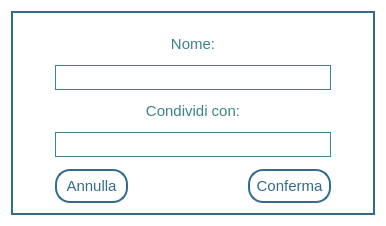
<?xml version="1.0" encoding="UTF-8"?>
<ui version="4.0">
 <class>Nuovo</class>
 <widget class="QDialog" name="Nuovo">
  <property name="geometry">
   <rect>
    <x>0</x>
    <y>0</y>
    <width>386</width>
    <height>226</height>
   </rect>
  </property>
  <property name="windowTitle">
   <string>Dialog</string>
  </property>
  <property name="styleSheet">
   <string notr="true">background-color:white;
</string>
  </property>
  <layout class="QVBoxLayout" name="verticalLayout_2">
   <item>
    <widget class="QGroupBox" name="groupBox">
     <property name="styleSheet">
      <string notr="true">border: 2px solid #336b8a;
background-color: white</string>
     </property>
     <property name="title">
      <string/>
     </property>
     <layout class="QVBoxLayout" name="verticalLayout_3">
      <property name="spacing">
       <number>6</number>
      </property>
      <property name="topMargin">
       <number>5</number>
      </property>
      <item>
       <layout class="QVBoxLayout" name="verticalLayout">
        <property name="spacing">
         <number>4</number>
        </property>
        <property name="leftMargin">
         <number>32</number>
        </property>
        <property name="topMargin">
         <number>4</number>
        </property>
        <property name="rightMargin">
         <number>32</number>
        </property>
        <property name="bottomMargin">
         <number>6</number>
        </property>
        <item>
         <widget class="QLabel" name="label_2">
          <property name="contextMenuPolicy">
           <enum>Qt::DefaultContextMenu</enum>
          </property>
          <property name="styleSheet">
           <string notr="true">color: #3a848a;
font-size: 15px;
border: none;
padding: 5px;
font-family: 'Calibri';
background-color:none</string>
          </property>
          <property name="text">
           <string>Nome:</string>
          </property>
          <property name="alignment">
           <set>Qt::AlignCenter</set>
          </property>
         </widget>
        </item>
        <item>
         <widget class="QLineEdit" name="nome">
          <property name="maximumSize">
           <size>
            <width>16777215</width>
            <height>25</height>
           </size>
          </property>
          <property name="font">
           <font>
            <family>Calibri</family>
            <pointsize>15</pointsize>
           </font>
          </property>
          <property name="styleSheet">
           <string notr="true">QLineEdit
{
	border:1px solid #3a848a;
	background-color:none;
}
QLineEdit:hover
{
	border:2px solid #3a848a;
}
QLineEdit:focus
{
	border:2px solid #3a848a;
}
</string>
          </property>
         </widget>
        </item>
        <item>
         <widget class="QLabel" name="label_3">
          <property name="styleSheet">
           <string notr="true">color: #3a848a;
font-size: 15px;
border: none;
padding: 5px;
font-family: 'Calibri';
background-color:none</string>
          </property>
          <property name="text">
           <string>Condividi con:</string>
          </property>
          <property name="alignment">
           <set>Qt::AlignCenter</set>
          </property>
         </widget>
        </item>
        <item>
         <widget class="QLineEdit" name="cond">
          <property name="maximumSize">
           <size>
            <width>16777215</width>
            <height>25</height>
           </size>
          </property>
          <property name="font">
           <font>
            <family>Calibri</family>
            <pointsize>15</pointsize>
           </font>
          </property>
          <property name="styleSheet">
           <string notr="true">QLineEdit
{
	border:1px solid #3a848a;
	background-color:none;
}
QLineEdit:hover
{
	border:2px solid #3a848a;
}
QLineEdit:focus
{
	border:2px solid #3a848a;
}
</string>
          </property>
         </widget>
        </item>
       </layout>
      </item>
      <item>
       <layout class="QHBoxLayout" name="horizontalLayout">
        <property name="spacing">
         <number>120</number>
        </property>
        <property name="leftMargin">
         <number>32</number>
        </property>
        <property name="topMargin">
         <number>0</number>
        </property>
        <property name="rightMargin">
         <number>32</number>
        </property>
        <item>
         <widget class="QPushButton" name="Annulla">
          <property name="styleSheet">
           <string notr="true">QPushButton
{
	background-color:none;
	border:2px solid #336b8a;
	padding: 6px;
	color: #336b8a;
	font-size: 15px;
	font-family: 'Calibri';
	border-radius: 15px;
}
QPushButton:hover
{
	background-color: #336b8a;
	color:white;
}
</string>
          </property>
          <property name="text">
           <string>Annulla</string>
          </property>
         </widget>
        </item>
        <item>
         <widget class="QPushButton" name="conferma">
          <property name="styleSheet">
           <string notr="true">QPushButton
{
	background-color:none;
	border:2px solid #336b8a;
	padding: 6px;
	color: #336b8a;
	font-size: 15px;
	font-family: 'Calibri';
	border-radius: 15px;
}
QPushButton:hover
{
	background-color: #336b8a;
	color:white;
}
</string>
          </property>
          <property name="text">
           <string>Conferma</string>
          </property>
         </widget>
        </item>
       </layout>
      </item>
     </layout>
    </widget>
   </item>
  </layout>
 </widget>
 <tabstops>
  <tabstop>nome</tabstop>
  <tabstop>cond</tabstop>
  <tabstop>conferma</tabstop>
  <tabstop>Annulla</tabstop>
 </tabstops>
 <resources/>
 <connections/>
</ui>
